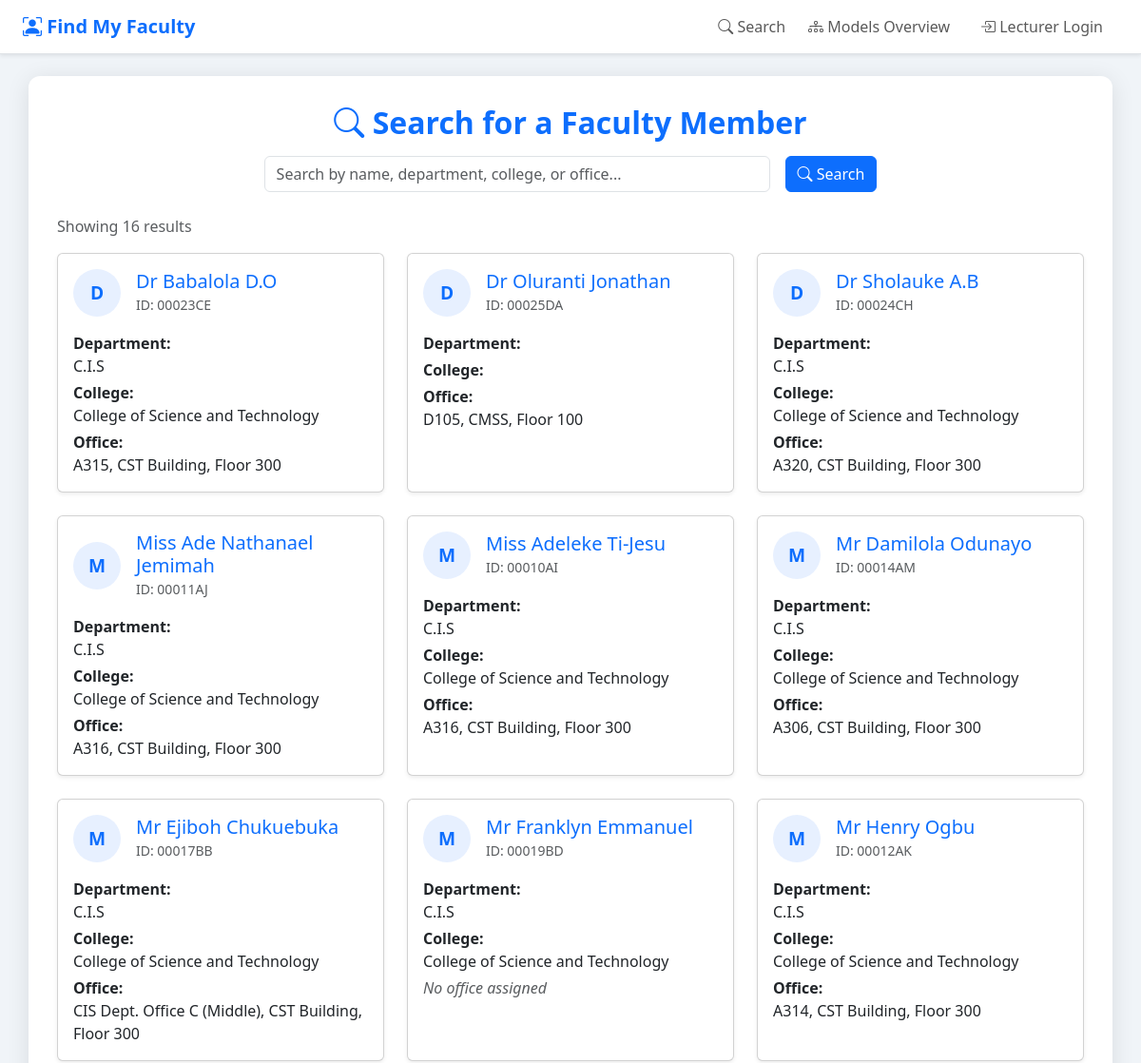
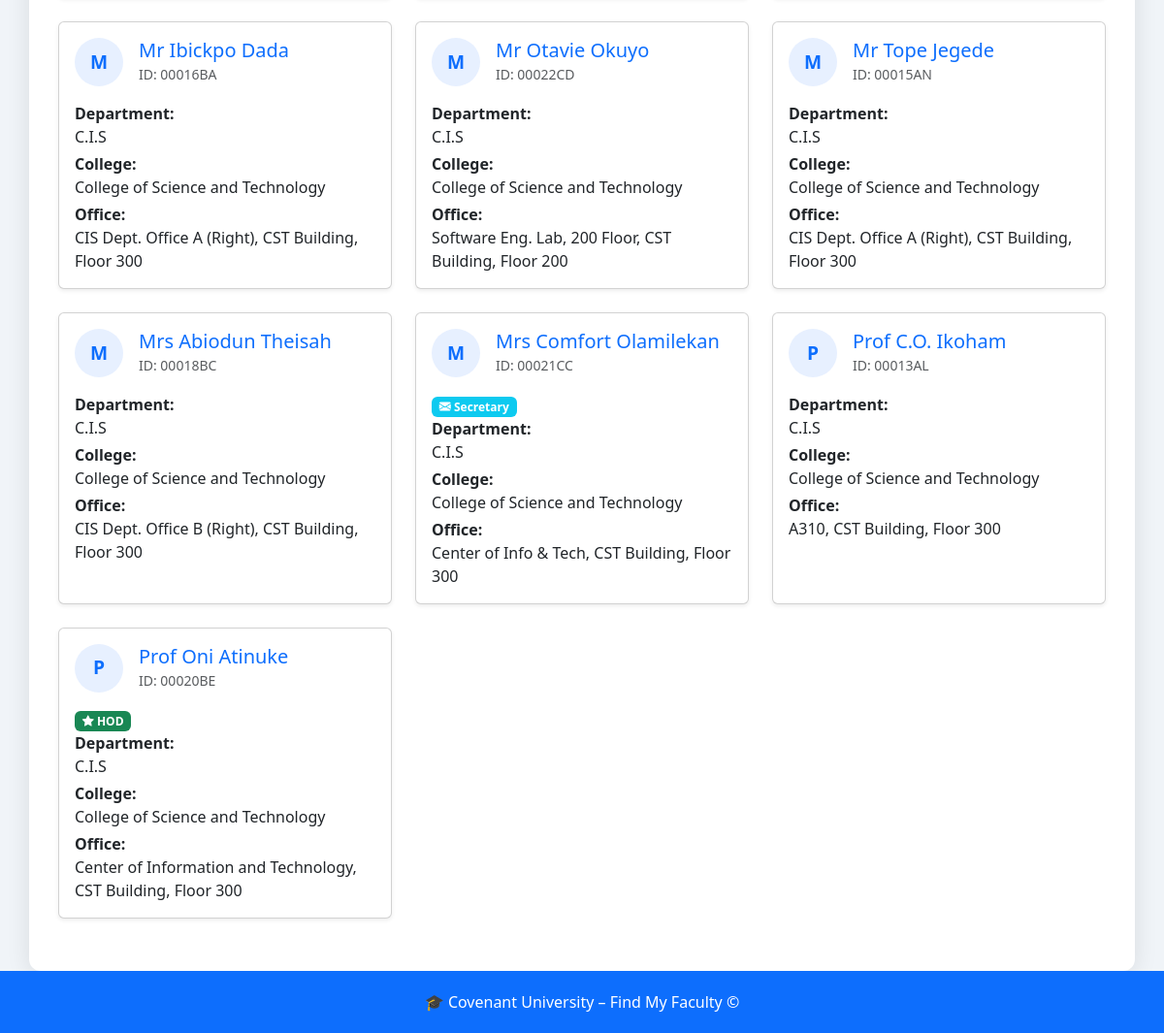
Screenshot of /find-lecturer/ with the database file from the repository (2 pictures, top to bottom).
### find_my_lecturer_app/models.py (models this page shows, shortened)
class Lecturer(models.Model):
    ROLE_LECTURER = "LECTURER"
    ROLE_HOD = "HOD"  # kept for quick filtering; actual role linkage is via *HODLecturer*
    ROLE_SECRETARY = "SECRETARY"  # idem
    ROLE_CHOICES = [
        (ROLE_LECTURER, "Lecturer"),
        (ROLE_HOD, "Head of Department"),
        (ROLE_SECRETARY, "Secretary"),
    ]
    user = models.OneToOneField(
        settings.AUTH_USER_MODEL,
        on_delete=models.CASCADE,
        related_name="lecturer_profile",
        null=True,
        blank=True,
    )
    lecturer_id = models.CharField(primary_key=True, max_length=8)
    full_name = models.CharField(max_length=120)
    office = models.ForeignKey(
        Office,
        on_delete=models.SET_NULL,
        null=True,
        blank=True,
        related_name="lecturers",
    )
    department = models.ForeignKey(
        Department,
        on_delete=models.SET_NULL,
        null=True,
        blank=True,
        related_name="lecturers",
    )
    role = models.CharField(max_length=10, choices=ROLE_CHOICES)
    notes = models.TextField(blank=True)
    class Meta:
        db_table = "Lecturer"

class Department(models.Model):
    department_id = models.CharField(primary_key=True, max_length=8)
    name = models.CharField(max_length=100)
    college = models.ForeignKey(
        College,
        on_delete=models.PROTECT,
        related_name="departments",
    )
    hod = models.ForeignKey(
        "HODLecturer",
        on_delete=models.SET_NULL,
        null=True,
        blank=True,
        related_name="departments",
    )
    secretary = models.ForeignKey(
        "SecretaryLecturer",
        on_delete=models.SET_NULL,
        null=True,
        blank=True,
        related_name="departments",
    )
    class Meta:
        db_table = "Department"

class College(models.Model):
    college_id = models.CharField(primary_key=True, max_length=8)
    name = models.CharField(max_length=100)
    class Meta:
        db_table = "College"

class Office(models.Model):
    TYPE_STANDARD = "STANDARD"
    TYPE_CUBICLE = "CUBICLE"
    TYPE_LAB = "LABORATORY"
    TYPE_CHOICES = [
        (TYPE_STANDARD, "Standard"),
        (TYPE_CUBICLE, "Cubicle"),
        (TYPE_LAB, "Laboratory"),
    ]
    office_id = models.CharField(primary_key=True, max_length=8)
    office_number = models.CharField(max_length=50)
    location = models.CharField(max_length=100)
    floor = models.PositiveSmallIntegerField()
    type = models.CharField(max_length=20, choices=TYPE_CHOICES)
    class Meta:
        db_table = "Office"

### find_my_lecturer_app/views.py (the view, shortened to what this page needs)
# urls.py: path("find-lecturer/", views.LecturerListView.as_view(), name="lecturer-search"),
class LecturerListView(ListView):
    model = Lecturer
    template_name = "find_my_lecturer_app/lecturer_listing.html"
    context_object_name = "lecturers"
    paginate_by = 25
    def get_queryset(self):
        qs = Lecturer.objects.select_related("department", "office", "department__college")
        q = self.request.GET.get("q", "").strip()
        return qs.order_by("full_name")
    def get_context_data(self, **kwargs):
        context = super().get_context_data(**kwargs)
        context["query"] = self.request.GET.get("q", "").strip()
        context["colleges"] = College.objects.all().only("college_id", "name")
        context["departments"] = Department.objects.select_related("college").only("department_id", "name", "college__name")
        return context

### find_my_lecturer_app/templates/find_my_lecturer_app/lecturer_listing.html (shortened to what this page needs)
{% extends "find_my_lecturer_app/base.html" %}
{% block content %}
<div class="mb-4">
  <h2 class="text-center text-primary fw-bold mb-3">
    <i class="bi bi-search"></i> Search for a Faculty Member
  </h2>
  <form method="get" class="row g-3 align-items-center justify-content-center">
    <div class="col-md-6">
      <input
        type="text"
        name="q"
        class="form-control"
        placeholder="Search by name, department, college, or office..."
        value="{{ query }}"
      >
    </div>
    <div class="col-auto">
      <button type="submit" class="btn btn-primary">
        <i class="bi bi-search"></i> Search
      </button>
    </div>
  </form>
</div>
{% if lecturers %}
  <p class="text-muted mb-3">Showing {{ page_obj.paginator.count }} result{{ page_obj.paginator.count|pluralize }}</p>
  <div class="row">
    {% for lecturer in lecturers %}
      <div class="col-md-6 col-lg-4 mb-4">
        <a
          href="{% url 'find_my_lecturer_app:lecturer-detail' lecturer.lecturer_id %}"
          class="text-decoration-none text-dark"
        >
          <div class="card shadow-sm h-100 lecturer-card-hover">
            <div class="card-body">
              <div class="d-flex align-items-center mb-3">
                <div class="me-3">
                  <div
                    class="d-flex justify-content-center align-items-center rounded-circle"
                    style="width:50px;height:50px;background:#e7f0ff;color:#0d6efd;font-weight:bold;font-size:1.2rem;"
                  >
                    {{ lecturer.full_name|slice:1|upper }}
                  </div>
                </div>
                <div>
                  <h5 class="mb-0 text-primary">
                    {{ lecturer.full_name }}
                  </h5>
                  <small class="text-muted">ID: {{ lecturer.lecturer_id }}</small>
                </div>
              </div>
              {% if lecturer.hod_record %}
                <span class="badge bg-success me-1">
                  <i class="bi bi-star-fill"></i> HOD
                </span>
              {% endif %}
              {% if lecturer.secretary_record %}
                <span class="badge bg-info me-1">
                  <i class="bi bi-envelope-fill"></i> Secretary
                </span>
              {% endif %}
              <p class="mb-1">
                <strong>Department:</strong><br>
                {{ lecturer.department.name }}
              </p>
              <p class="mb-1">
                <strong>College:</strong><br>
                {{ lecturer.department.college.name }}
              </p>
              {% if lecturer.office %}
                <p class="mb-0">
                  <strong>Office:</strong><br>
                  {{ lecturer.office.office_number }},
                  {{ lecturer.office.location }},
                  Floor {{ lecturer.office.floor }}
                </p>
              {% else %}
                <p class="text-muted mb-0"><em>No office assigned</em></p>
              {% endif %}
            </div>
          </div>
        </a>
      </div>
    {% endfor %}
  </div>
{% else %}
  <div class="alert alert-warning text-center mt-4">
    <i class="bi bi-exclamation-circle me-1"></i> No faculty member matches your search.
  </div>
{% endif %}
{% endblock %}

### find_my_lecturer_app/templates/find_my_lecturer_app/base.html (shortened to what this page needs)
{% load static %}
{% load tz %}
<!DOCTYPE html>
<html lang="en">
<head>
  <link rel="stylesheet" href="{% static 'css/bootstrap.min.css' %}">
  <link href="https://cdn.jsdelivr.net/npm/bootstrap-icons@1.10.5/font/bootstrap-icons.css" rel="stylesheet">
</head>
<body>
  <nav class="navbar navbar-expand-lg bg-white fixed-top border-bottom shadow-sm">
    <div class="container-fluid px-4">
      <a class="navbar-brand" href="{% url 'find_my_lecturer_app:home' %}">
        <i class="bi bi-person-bounding-box"></i> Find My Faculty
      </a>
      <div class="collapse navbar-collapse">
        <ul class="navbar-nav ms-auto align-items-center">
          <li class="nav-item me-2">
            <a class="nav-link btn btn-outline-primary" href="{% url 'find_my_lecturer_app:lecturer-search' %}">
              <i class="bi bi-search"></i> Search
            </a>
          </li>
          <li class="nav-item me-3">
            <a class="nav-link btn btn-outline-secondary" href="{% url 'find_my_lecturer_app:models-overview' %}">
              <i class="bi bi-diagram-3"></i> Models Overview
            </a>
          </li>
          {% if user.is_authenticated %}
            <li class="nav-item me-2">
              <span class="navbar-text text-success fw-semibold">
                <i class="bi bi-person-circle"></i> {{ user.get_full_name|default:user.username }}
              </span>
            </li>
            <li class="nav-item">
              <form method="post" action="{% url 'find_my_lecturer_app:logout' %}">
                {% csrf_token %}
                <button type="submit" class="nav-link btn btn-danger">
                  <i class="bi bi-box-arrow-right"></i> Logout
                </button>
              </form>
            </li>
          {% else %}
            <li class="nav-item me-2">
              <a class="nav-link btn btn-outline-success" href="{% url 'find_my_lecturer_app:login' %}">
                <i class="bi bi-box-arrow-in-right"></i> Lecturer Login
              </a>
            </li>
          {% endif %}
        </ul>
      </div>
    </div>
  </nav>
  <div class="container main-container">
    {% block content %}{% endblock %}
  </div>
  <footer>
    <div class="container">
      <p class="mb-0">🎓 Covenant University – Find My Faculty © {{ now|date:"Y" }}</p>
    </div>
  </footer>
</body>
</html>

### find_my_lecturer_app/templates/find_my_lecturer_app/base.html (style rules this page uses)
html, body { height: 100%; margin: 0; }
body { display: flex; flex-direction: column; background-color: #f0f4f8; font-family: 'Segoe UI', Tahoma, Geneva, Verdana, sans-serif; }
.navbar-brand { font-weight: bold; color: #0d6efd; }
.main-container { flex: 1; margin-top: 80px; background-color: white; padding: 30px; border-radius: 12px; box-shadow: 0 4px 25px rgba(0, 0, 0, 0.1); }
footer { padding: 20px 0; background-color: #0d6efd; color: white; text-align: center; }

### rows the page displays
Lecturer: full_name "D", full_name "Dr Babalola D.O", lecturer_id "00023CE", department.name "C.I.S", department.college.name "College of Science and Technology", office.office_number "A315", office.location "CST Building", office.floor "300"
Lecturer: full_name "D", full_name "Dr Oluranti Jonathan", lecturer_id "00025DA", office.office_number "D105", office.location "CMSS", office.floor "100"
Lecturer: full_name "D", full_name "Dr Sholauke A.B", lecturer_id "00024CH", department.name "C.I.S", department.college.name "College of Science and Technology", office.office_number "A320", office.location "CST Building", office.floor "300"
Lecturer: full_name "M", full_name "Miss Ade Nathanael Jemimah", lecturer_id "00011AJ", department.name "C.I.S", department.college.name "College of Science and Technology", office.office_number "A316", office.location "CST Building", office.floor "300"
Lecturer: full_name "M", full_name "Miss Adeleke Ti-Jesu", lecturer_id "00010AI", department.name "C.I.S", department.college.name "College of Science and Technology", office.office_number "A316", office.location "CST Building", office.floor "300"
Lecturer: full_name "M", full_name "Mr Damilola Odunayo", lecturer_id "00014AM", department.name "C.I.S", department.college.name "College of Science and Technology", office.office_number "A306", office.location "CST Building", office.floor "300"
Lecturer: full_name "M", full_name "Mr Ejiboh Chukuebuka", lecturer_id "00017BB", department.name "C.I.S", department.college.name "College of Science and Technology", office.office_number "CIS Dept. Office C (Middle)", office.location "CST Building", office.floor "300"
Lecturer: full_name "M", full_name "Mr Franklyn Emmanuel", lecturer_id "00019BD", department.name "C.I.S", department.college.name "College of Science and Technology", shows "No office assigned"
Lecturer: full_name "M", full_name "Mr Henry Ogbu", lecturer_id "00012AK", department.name "C.I.S", department.college.name "College of Science and Technology", office.office_number "A314", office.location "CST Building", office.floor "300"
Lecturer: full_name "M", full_name "Mr Ibickpo Dada", lecturer_id "00016BA", department.name "C.I.S", department.college.name "College of Science and Technology", office.office_number "CIS Dept. Office A (Right)", office.location "CST Building", office.floor "300"
Lecturer: full_name "M", full_name "Mr Otavie Okuyo", lecturer_id "00022CD", department.name "C.I.S", department.college.name "College of Science and Technology", office.office_number "Software Eng. Lab, 200 Floor", office.location "CST Building", office.floor "200"
Lecturer: full_name "M", full_name "Mr Tope Jegede", lecturer_id "00015AN", department.name "C.I.S", department.college.name "College of Science and Technology", office.office_number "CIS Dept. Office A (Right)", office.location "CST Building", office.floor "300"
Lecturer: full_name "M", full_name "Mrs Abiodun Theisah", lecturer_id "00018BC", department.name "C.I.S", department.college.name "College of Science and Technology", office.office_number "CIS Dept. Office B (Right)", office.location "CST Building", office.floor "300"
Lecturer: full_name "M", full_name "Mrs Comfort Olamilekan", lecturer_id "00021CC", shows "Secretary", department.name "C.I.S", department.college.name "College of Science and Technology", office.office_number "Center of Info & Tech", office.location "CST Building", office.floor "300"
Lecturer: full_name "P", full_name "Prof C.O. Ikoham", lecturer_id "00013AL", department.name "C.I.S", department.college.name "College of Science and Technology", office.office_number "A310", office.location "CST Building", office.floor "300"
Lecturer: full_name "P", full_name "Prof Oni Atinuke", lecturer_id "00020BE", shows "HOD", department.name "C.I.S", department.college.name "College of Science and Technology", office.office_number "Center of Information and Technology", office.location "CST Building", office.floor "300"

### other values shown
{{ page_obj.paginator.count }} "16"
